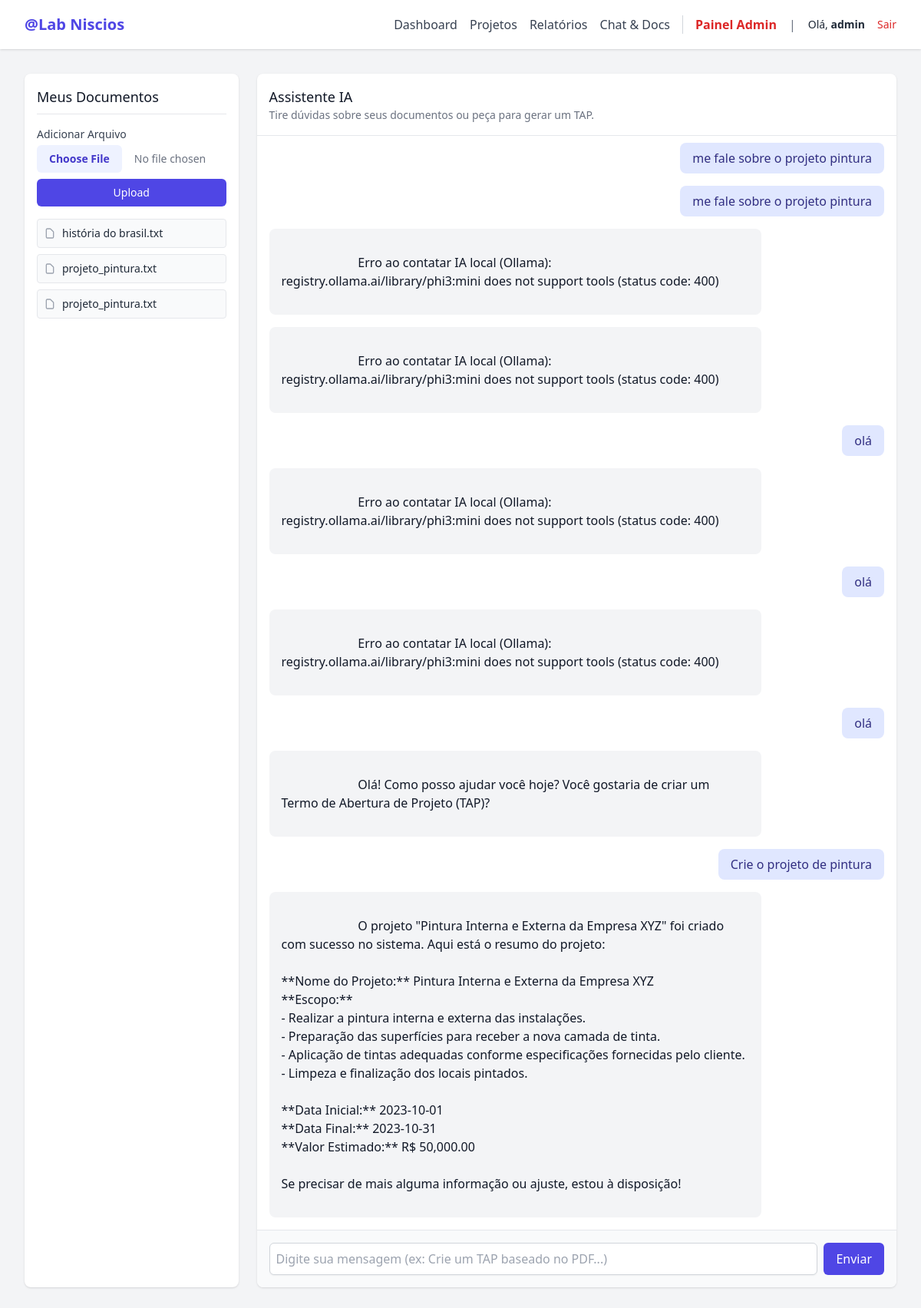
The app's page /chat/ (signed in) with its own data.
### app/models.py (models this page shows)
class User(Base):
    __tablename__ = "users"
    id = Column(Integer, primary_key=True, index=True)
    username = Column(String, unique=True, index=True)
    hashed_password = Column(String)
    n8n_link = Column(String, nullable=True)
    typebot_link = Column(String, nullable=True)
    minion_link = Column(String, nullable=True)
    lovable_link = Column(String, nullable=True)
    open_claw_link = Column(String, nullable=True)
    quickcharts_link = Column(String, nullable=True)
    dify_link = Column(String, nullable=True)
    chatwoot_link = Column(String, nullable=True)
    is_admin = Column(Boolean, default=False)
    show_projects = Column(Boolean, default=False)
    projects = relationship("Project", back_populates="owner")
    files = relationship("UploadedFile", back_populates="owner")
    chats = relationship("ChatMessage", back_populates="owner")

class UploadedFile(Base):
    __tablename__ = "files"
    id = Column(Integer, primary_key=True, index=True)
    filename = Column(String)
    filepath = Column(String)
    content_type = Column(String)
    vector_ids = Column(String, nullable=True)
    owner_id = Column(Integer, ForeignKey("users.id"))
    owner = relationship("User", back_populates="files")

class ChatMessage(Base):
    __tablename__ = "chat_messages"
    id = Column(Integer, primary_key=True, index=True)
    role = Column(String) # 'user' or 'ai'
    content = Column(Text)
    created_at = Column(DateTime, default=datetime.utcnow)
    owner_id = Column(Integer, ForeignKey("users.id"))
    owner = relationship("User", back_populates="chats")
    project_id = Column(Integer, ForeignKey("projects.id"), nullable=True)
    project = relationship("Project")

### app/routes/chat.py (the view)
@router.get("/", response_class=HTMLResponse)
async def chat_view(request: Request, db: Session = Depends(database.get_db)):
    user = get_current_user_required(request, db)
    files = db.query(models.UploadedFile).filter(models.UploadedFile.owner_id == user.id).all()
    messages = db.query(models.ChatMessage).filter(models.ChatMessage.owner_id == user.id).order_by(models.ChatMessage.created_at.asc()).all()
    from ..main import templates
    return templates.TemplateResponse("chat.html", {"request": request, "user": user, "files": files, "messages": messages})

### app/templates/chat.html (shortened to what this page needs)
{% extends "base.html" %}
{% block content %}
<div class="flex flex-col md:flex-row gap-6 h-[80vh]">
    <div class="w-full md:w-1/4 bg-white shadow rounded-lg p-4 flex flex-col">
        <h3 class="text-lg font-medium text-gray-900 border-b pb-2 mb-4">Meus Documentos</h3>
        <form action="/chat/upload" method="POST" enctype="multipart/form-data" class="mb-4">
            <label class="block text-sm font-medium text-gray-700 mb-1">Adicionar Arquivo</label>
            <input type="file" name="file" required class="block w-full text-sm text-gray-500 file:mr-4 file:py-2 file:px-4 file:rounded-md file:border-0 file:text-sm file:font-semibold file:bg-indigo-50 file:text-indigo-700 hover:file:bg-indigo-100 mb-2">
            <button type="submit" class="w-full bg-indigo-600 text-white text-sm py-2 px-4 rounded-md hover:bg-indigo-700">Upload</button>
        </form>
        <div class="flex-1 overflow-y-auto space-y-2">
            {% for f in files %}
            <div class="p-2 bg-gray-50 rounded border text-sm flex items-center gap-2">
                <svg class="w-4 h-4 text-gray-400" fill="none" stroke="currentColor" viewBox="0 0 24 24"><path stroke-linecap="round" stroke-linejoin="round" stroke-width="2" d="M7 21h10a2 2 0 002-2V9.414a1 1 0 00-.293-.707l-5.414-5.414A1 1 0 0012.586 3H7a2 2 0 00-2 2v14a2 2 0 002 2z"></path></svg>
                <span class="truncate">{{ f.filename }}</span>
            </div>
            {% else %}
            <div class="text-sm text-gray-500 italic">Nenhum documento enviado.</div>
            {% endfor %}
        </div>
    </div>
    <div class="w-full md:w-3/4 bg-white shadow rounded-lg flex flex-col">
        <div class="p-4 border-b">
            <h3 class="text-lg font-medium text-gray-900">Assistente IA</h3>
            <p class="text-sm text-gray-500">Tire dúvidas sobre seus documentos ou peça para gerar um TAP.</p>
        </div>
        <div class="flex-1 p-4 overflow-y-auto space-y-4" id="chat-container">
            {% for msg in messages %}
                {% if msg.role == 'user' %}
                <div class="flex justify-end">
                    <div class="bg-indigo-100 text-indigo-900 rounded-lg py-2 px-4 max-w-[80%] inline-block">
                        {{ msg.content }}
                    </div>
                </div>
                {% else %}
                <div class="flex justify-start">
                    <div class="bg-gray-100 text-gray-900 rounded-lg py-2 px-4 max-w-[80%] inline-block whitespace-pre-wrap">
                        {{ msg.content | safe }}
                    </div>
                </div>
                {% endif %}
            {% else %}
                <div class="text-center text-gray-400 mt-10">
                    Comece a conversar com o assistente!
                </div>
            {% endfor %}
        </div>
        <div class="p-4 border-t bg-gray-50 rounded-b-lg">
            <form action="/chat/message" method="POST" class="flex gap-2">
                <input type="text" name="message" required placeholder="Digite sua mensagem (ex: Crie um TAP baseado no PDF...)" class="flex-1 rounded-md border-gray-300 shadow-sm focus:border-indigo-500 focus:ring-indigo-500 p-2 border">
                <button type="submit" class="bg-indigo-600 text-white px-4 py-2 rounded-md hover:bg-indigo-700 font-medium">Enviar</button>
            </form>
        </div>
    </div>
</div>
{% endblock %}

### app/templates/base.html (shortened to what this page needs)
<!DOCTYPE html>
<html lang="pt-BR">
<head>
    <script src="https://cdn.tailwindcss.com"></script>
</head>
<body class="bg-gray-100 font-sans leading-normal tracking-normal text-gray-800">
    <nav class="bg-white shadow">
        <div class="max-w-7xl mx-auto px-2 sm:px-6 lg:px-8">
            <div class="relative flex justify-between h-16">
                <div class="absolute inset-y-0 left-0 flex items-center">
                    <a href="/" class="text-xl font-bold text-indigo-600">@Lab Niscios</a>
                </div>
                {% if user %}
                <div class="flex items-center space-x-4 ml-auto">
                    <a href="/" class="text-gray-700 hover:text-indigo-600 font-medium">Dashboard</a>
                    {% if user.is_admin or user.show_projects %}
                    <a href="/projects" class="text-gray-700 hover:text-indigo-600 font-medium">Projetos</a>
                    <a href="/projects/reports" class="text-gray-700 hover:text-indigo-600 font-medium">Relatórios</a>
                    {% endif %}
                    <a href="/chat" class="text-gray-700 hover:text-indigo-600 font-medium">Chat & Docs</a>
                    {% if user.is_admin %}
                    <a href="/admin/users"
                        class="text-red-600 font-bold hover:text-red-800 ml-4 border-l pl-4 border-gray-300">Painel
                        Admin</a>
                    {% endif %}
                    <span class="text-gray-500 ml-4">|</span>
                    <span class="text-sm ml-4">Olá, <b>{{ user.username }}</b></span>
                    <a href="/auth/logout" class="text-sm text-red-600 hover:text-red-800">Sair</a>
                </div>
                {% endif %}
            </div>
        </div>
    </nav>
    <main class="max-w-7xl mx-auto px-4 sm:px-6 lg:px-8 py-8">
        {% block content %}{% endblock %}
    </main>
</body>
</html>

### records on screen
User: username "admin"
UploadedFile: filename "história do brasil.txt"
UploadedFile: filename "projeto_pintura.txt"
UploadedFile: filename "projeto_pintura.txt"
ChatMessage: content "me fale sobre o projeto pintura"
ChatMessage: content "me fale sobre o projeto pintura"
ChatMessage: content "Erro ao contatar IA local (Ollama): registry.ollama.ai/library/phi3:mini does not support tools (status code: 400)"
ChatMessage: content "Erro ao contatar IA local (Ollama): registry.ollama.ai/library/phi3:mini does not support tools (status code: 400)"
ChatMessage: content "olá"
ChatMessage: content "Erro ao contatar IA local (Ollama): registry.ollama.ai/library/phi3:mini does not support tools (status code: 400)"
ChatMessage: content "olá"
ChatMessage: content "Erro ao contatar IA local (Ollama): registry.ollama.ai/library/phi3:mini does not support tools (status code: 400)"
ChatMessage: content "olá"
ChatMessage: content "Olá! Como posso ajudar você hoje? Você gostaria de criar um Termo de Abertura de Projeto (TAP)?"
ChatMessage: content "Crie o projeto de pintura"
ChatMessage: content "O projeto \"Pintura Interna e Externa da Empresa XYZ\" foi criado com sucesso no sistema. Aqui está o resumo do projeto: **Nome do Projeto:** Pintura Interna e Externa da Empresa XYZ **Escopo:** - Realizar a pintura interna e externa das instalações. - Preparação das superfícies para receber a nova camada de tinta. - Aplicação de tintas adequadas conforme especificações fornecidas pelo cliente. - Limpeza e finalização dos locais pintados. **Data Inicial:** 2023-10-01 **Data Final:** 2023-10-31 **Valor Estimado:** R$ 50,000.00 Se precisar de mais alguma informação ou ajuste, estou à disposição!"
